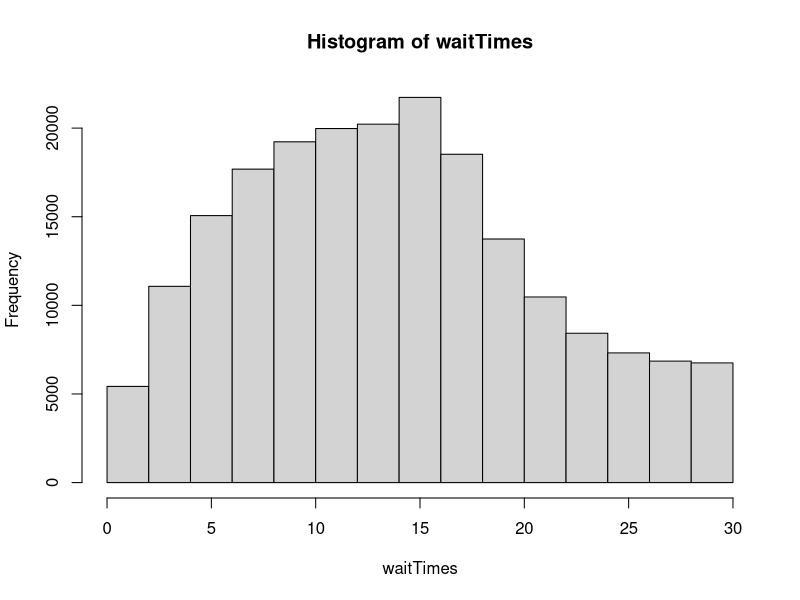

R code for this plot:
barbers<-as.data.frame(expand.grid(1:15, 1:15, 1:15, 1:15, c(F,T)))
returnWait <- function(x){
  tiffany<- unlist(x[1])
  barber<- unlist(x[2:4])
  tiffanyWanted <- unlist(x[5])
  if (tiffanyWanted){
    time <- tiffany + 15
  }
  else{
    if (all(tiffany < barber)){
      time <- tiffany + 15
    }
    else{
      time <- tiffany
    }
  }
  return(time)
}
waitTimesWant<-apply(barbers[barbers$Var5==T,], 1, returnWait)
waitTimesNoWant<-apply(barbers[barbers$Var5==F,], 1, returnWait)

waitTimes <- c(waitTimesWant,waitTimesNoWant,waitTimesNoWant,waitTimesNoWant)

mean(waitTimes)
hist(waitTimes)